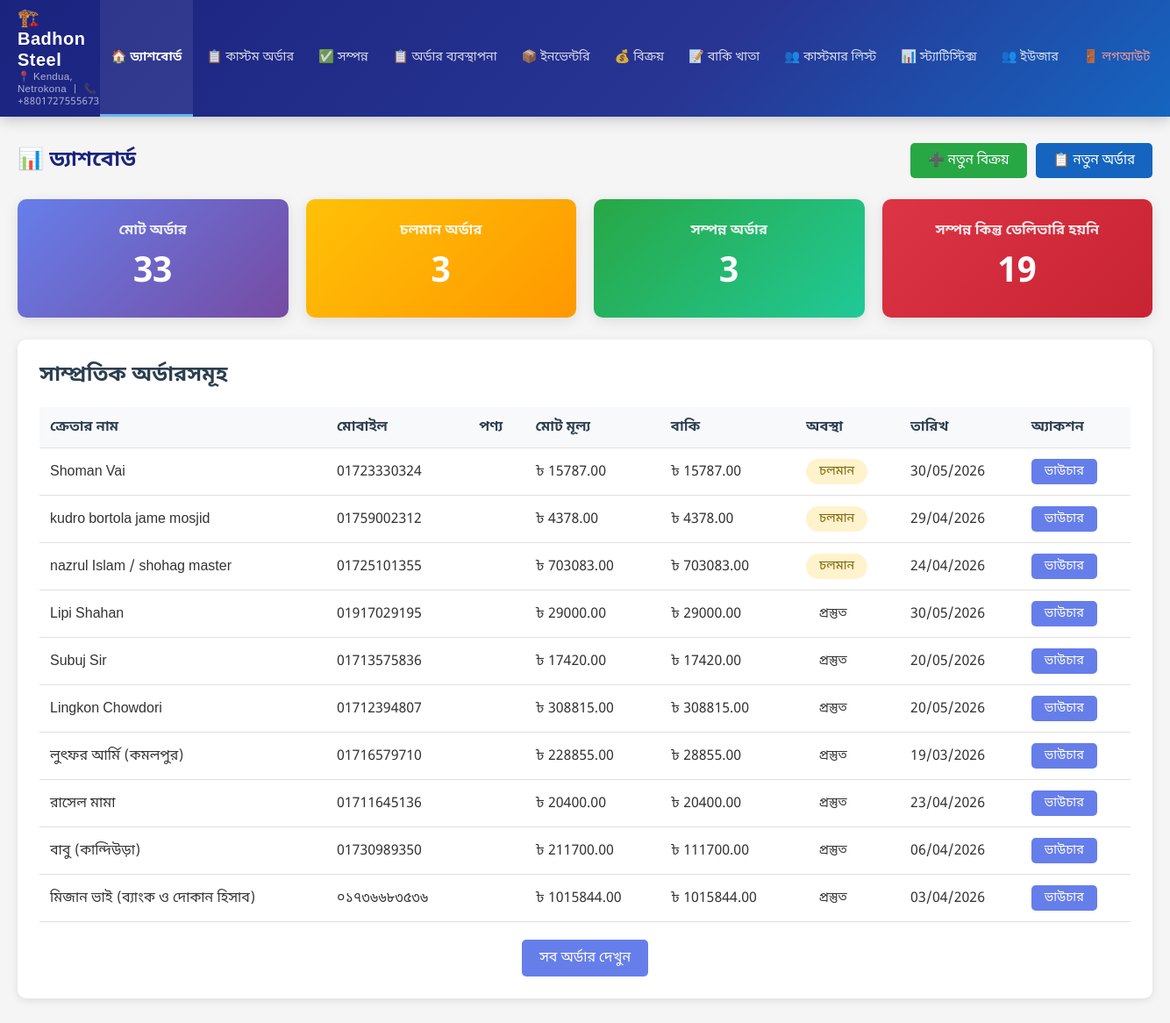
The page /admin-panel/ (signed in) on the database as committed earlier.
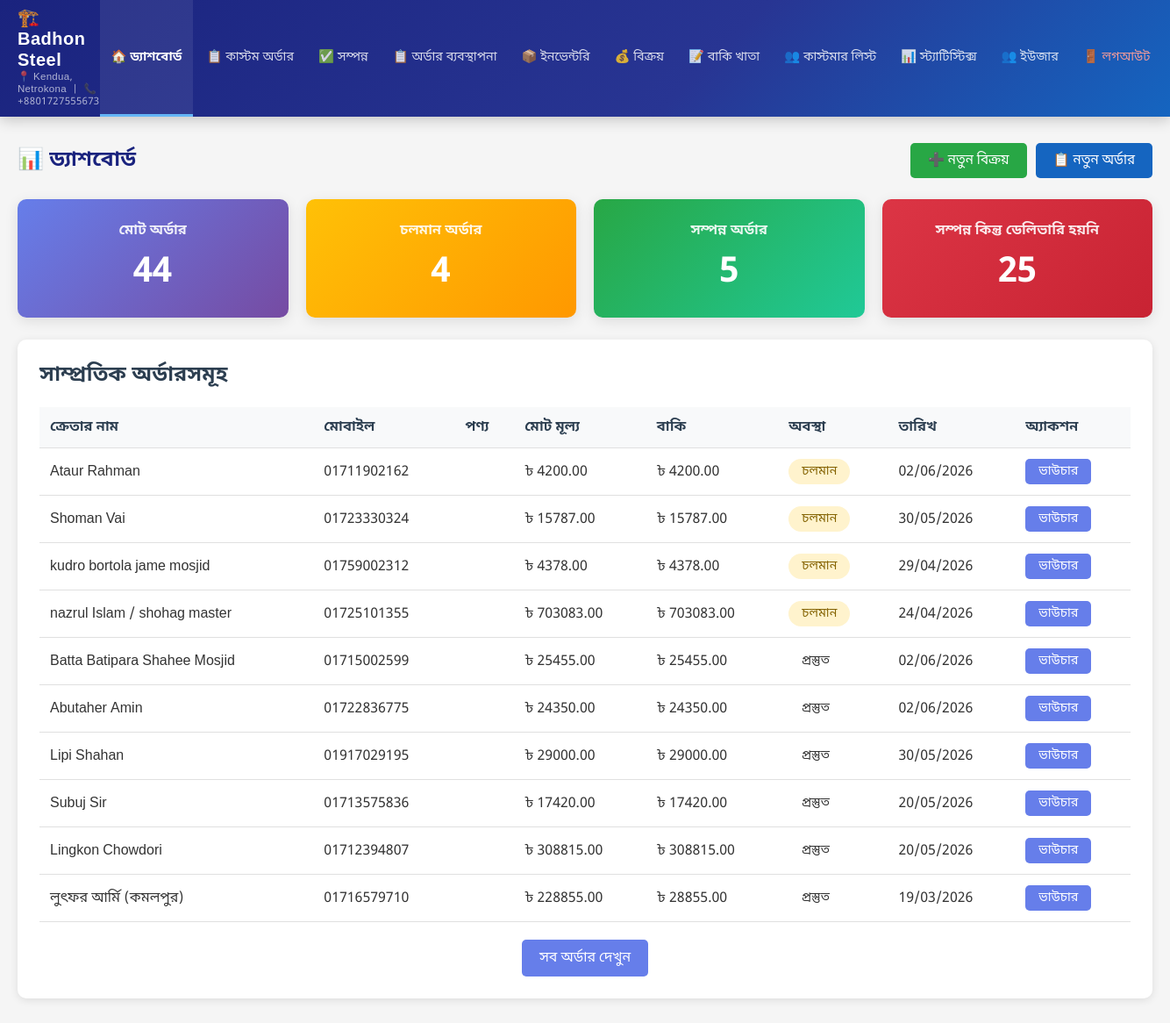
The same page on the database as committed later.
### shop/models.py (models this page shows, shortened)
class Order(models.Model):
    STATUS_CHOICES = [
        ('pending', 'চলমান'),
        ('ready', 'প্রস্তুত'),
        ('completed', 'সম্পন্ন'),
    ]
    DELIVERY_STATUS_CHOICES = [
        ('not_delivered', 'ডেলিভারি হয়নি'),
        ('delivered', 'ডেলিভারি সম্পন্ন'),
    ]
    customer = models.ForeignKey(Customer, on_delete=models.PROTECT, related_name='orders', verbose_name='ক্রেতা', null=True, blank=True)
    customer_name = models.CharField(max_length=200, verbose_name='ক্রেতার নাম', null=True, blank=True)
    mobile_number = models.CharField(max_length=20, verbose_name='মোবাইল নাম্বার', null=True, blank=True)
    total_price = models.DecimalField(max_digits=10, decimal_places=2, verbose_name='মোট মূল্য', default=0)
    discount_percentage = models.DecimalField(max_digits=5, decimal_places=2, verbose_name='ডিসকাউন্ট (%)', default=0)
    discount_amount = models.DecimalField(max_digits=10, decimal_places=2, verbose_name='ডিসকাউন্ট টাকা', default=0)
    final_price = models.DecimalField(max_digits=10, decimal_places=2, verbose_name='চূড়ান্ত মূল্য', default=0)
    cash_paid = models.DecimalField(max_digits=10, decimal_places=2, verbose_name='নগদ পরিশোধ', default=0)
    due_amount = models.DecimalField(max_digits=10, decimal_places=2, verbose_name='বাকি টাকা', editable=False)
    initial_payment_migrated = models.BooleanField(default=False, verbose_name='প্রাথমিক পেমেন্ট OrderPayment-এ স্থানান্তরিত')
    order_date = models.DateField(default=timezone.now, verbose_name='অর্ডার নেওয়ার তারিখ')
    delivery_date = models.DateField(verbose_name='ডেলিভারির তারিখ')
    status = models.CharField(max_length=20, choices=STATUS_CHOICES, default='pending', verbose_name='প্রোডাক্ট অবস্থা')
    delivery_status = models.CharField(max_length=20, choices=DELIVERY_STATUS_CHOICES, default='not_delivered', verbose_name='ডেলিভারি অবস্থা')
    created_at = models.DateTimeField(auto_now_add=True, verbose_name='তৈরির সময়')
    updated_at = models.DateTimeField(auto_now=True, verbose_name='আপডেটের সময়')
    class Meta:
        verbose_name = 'অর্ডার'
        verbose_name_plural = 'অর্ডারসমূহ'
        ordering = ['-created_at']

### shop/views.py (the view)
# urls.py: path('admin-panel/', views.admin_dashboard, name='admin_dashboard'),
@login_required
def admin_dashboard(request):
    total_orders = Order.objects.count()
    pending_orders = Order.objects.filter(status='pending').count()
    completed_orders = Order.objects.filter(status='completed', delivery_status='delivered').count()
    completed_not_delivered = Order.objects.filter(status='completed', delivery_status='not_delivered').count()
    recent_orders = Order.objects.exclude(status='completed').order_by('status', '-created_at')[:10]
    context = {
        'total_orders': total_orders,
        'pending_orders': pending_orders,
        'completed_orders': completed_orders,
        'completed_not_delivered': completed_not_delivered,
        'recent_orders': recent_orders,
    }
    return render(request, 'admin_panel/dashboard.html', context)

### shop/templates/admin_panel/dashboard.html (shortened to what this page needs)
{% extends 'admin_panel/base.html' %}
{% block content %}
<div style="display:flex; justify-content:space-between; align-items:center; margin-bottom:24px; flex-wrap:wrap; gap:12px;">
    <h2 style="margin:0; color:#1a237e; font-size:1.5rem;">📊 ড্যাশবোর্ড</h2>
    <div style="display:flex; gap:10px; flex-wrap:wrap;">
        <a href="{% url 'invoice_create' %}" class="btn btn-success" style="font-size:0.95rem;">➕ নতুন বিক্রয়</a>
        <a href="{% url 'order_create' %}" class="btn" style="font-size:0.95rem; background:#1565c0;">📋 নতুন অর্ডার</a>
    </div>
</div>
<div class="stats-grid">
    <a href="{% url 'order_list' %}" style="text-decoration:none;">
        <div class="stat-card">
            <h3>মোট অর্ডার</h3>
            <div class="number">{{ total_orders }}</div>
        </div>
    </a>
    <a href="{% url 'order_list' %}" style="text-decoration:none;">
        <div class="stat-card warning">
            <h3>চলমান অর্ডার</h3>
            <div class="number">{{ pending_orders }}</div>
        </div>
    </a>
    <a href="{% url 'completed_order_list' %}" style="text-decoration:none;">
        <div class="stat-card success">
            <h3>সম্পন্ন অর্ডার</h3>
            <div class="number">{{ completed_orders }}</div>
        </div>
    </a>
    <a href="{% url 'invoice_list' %}" style="text-decoration:none;">
        <div class="stat-card danger">
            <h3>সম্পন্ন কিন্তু ডেলিভারি হয়নি</h3>
            <div class="number">{{ completed_not_delivered }}</div>
        </div>
    </a>
</div>
<div class="card">
    <h3 class="card-title">সাম্প্রতিক অর্ডারসমূহ</h3>
    {% if recent_orders %}
    <div style="overflow-x: auto;">
        <table class="recent-orders-table">
            <thead>
                <tr>
                    <th>ক্রেতার নাম</th>
                    <th>মোবাইল</th>
                    <th>পণ্য</th>
                    <th>মোট মূল্য</th>
                    <th>বাকি</th>
                    <th>অবস্থা</th>
                    <th>তারিখ</th>
                    <th>অ্যাকশন</th>
                </tr>
            </thead>
            <tbody>
                {% for order in recent_orders %}
                <tr>
                    <td>{{ order.customer_name }}</td>
                    <td>{{ order.mobile_number }}</td>
                    <td>{{ order.product_name }}</td>
                    <td>৳ {{ order.total_price }}</td>
                    <td>৳ {{ order.due_amount }}</td>
                    <td>
                        <span class="status-badge status-{{ order.status }}">
                            {{ order.get_status_display }}
                        </span>
                    </td>
                    <td>{{ order.order_date|date:"d/m/Y" }}</td>
                    <td>
                        <a href="{% url 'order_voucher' order.pk %}" class="btn btn-sm" target="_blank">ভাউচার</a>
                    </td>
                </tr>
                {% endfor %}
            </tbody>
        </table>
    </div>
    {% else %}
    <p style="text-align: center; padding: 30px; color: #666;">কোনো অর্ডার নেই।</p>
    {% endif %}
    <div style="margin-top: 20px; text-align: center;">
        <a href="{% url 'order_list' %}" class="btn">সব অর্ডার দেখুন</a>
    </div>
</div>
{% endblock %}

Rows that differ between the two databases and show on the page:
no longer on this page (row unchanged): Order: customer_name "রাসেল মামা", mobile_number "01711645136", total_price "20400.00", due_amount "20400.00", status "প্রস্তুত", order_date "23/04/2026"
no longer on this page (row unchanged): Order: customer_name "বাবু (কান্দিউড়া)", mobile_number "01730989350", total_price "211700.00", due_amount "111700.00", status "প্রস্তুত", order_date "06/04/2026"
no longer on this page (row unchanged): Order: customer_name "মিজান ভাই (ব্যাংক ও দোকান হিসাব)", mobile_number "০১৭৩৬৬৮৩৫৩৬", total_price "1015844.00", due_amount "1015844.00", status "প্রস্তুত", order_date "03/04/2026"
added Order: customer_name "Ataur Rahman", mobile_number "01711902162", total_price "4200.00", due_amount "4200.00", status "চলমান", order_date "02/06/2026"
added Order: customer_name "Batta Batipara Shahee Mosjid", mobile_number "01715002599", total_price "25455.00", due_amount "25455.00", status "প্রস্তুত", order_date "02/06/2026"
added Order: customer_name "Abutaher Amin", mobile_number "01722836775", total_price "24350.00", due_amount "24350.00", status "প্রস্তুত", order_date "02/06/2026"
Other text that changed with them:
{{ total_orders }}: "33" → "44"
{{ pending_orders }}: "3" → "4"
{{ completed_orders }}: "3" → "5"
{{ completed_not_delivered }}: "19" → "25"
